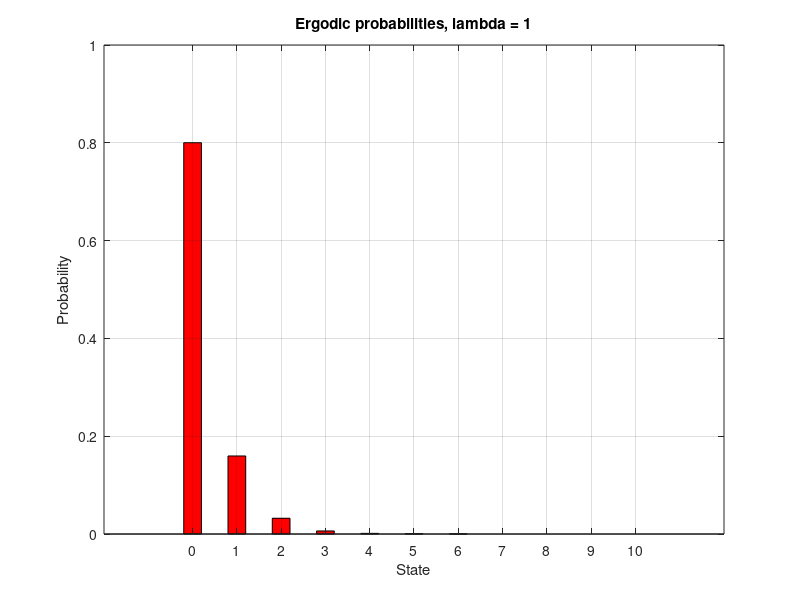
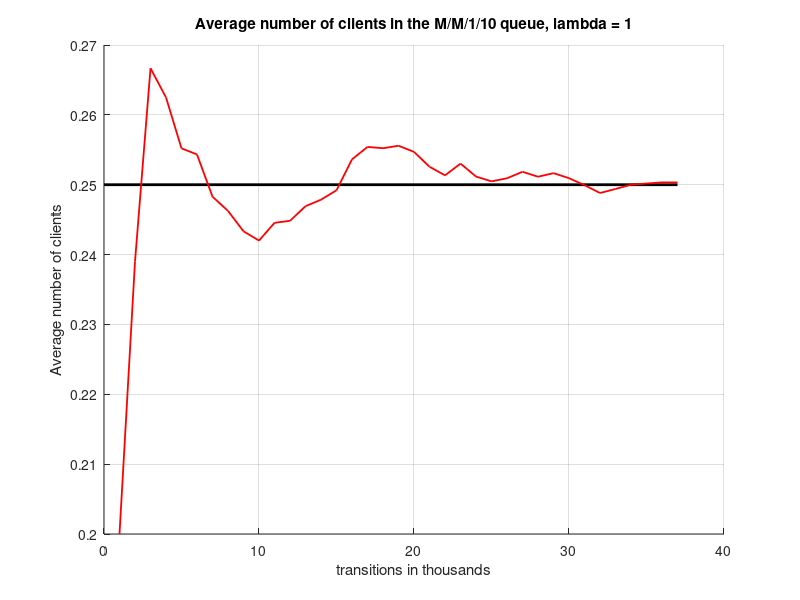
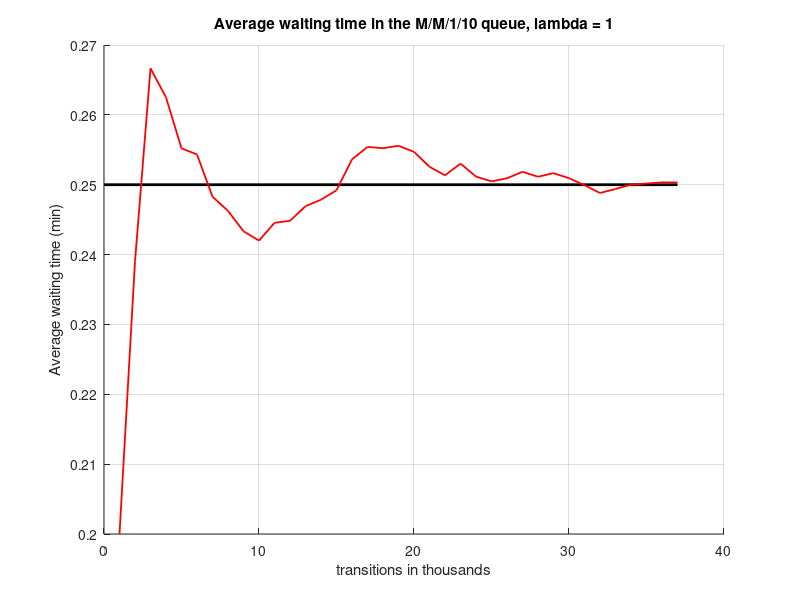
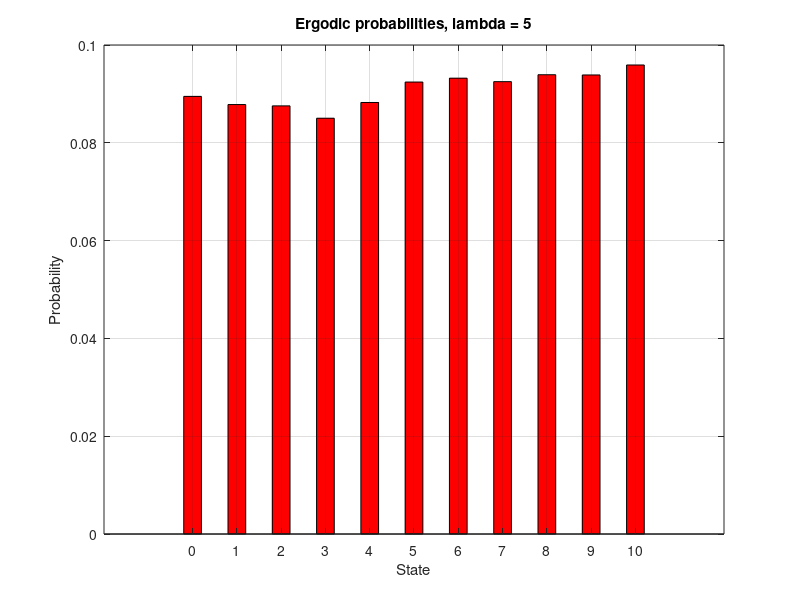

Write MATLAB code to recreate these figures, in order.
% M/M/1/10 simulation. We will find the probabilities of the first states.
% Note: Due to ergodicity, every state has a probability >0.
pkg load queueing;
clc;
clear all;
close all;
nfig = 0;

if !(exist("images","dir") == 7)
  mkdir "images";
endif

lambdas = [1,5,10];

capacity = 10;
accuracy = 0.00001;
total_transitions = 1000000;


for iteration = 1:3
  rand("seed",1);
  fd = fopen(strcat("images/trace",num2str(iteration),".txt"),"w");
  arrivals = zeros(1,capacity+1);
  P = zeros(1,capacity+1);
  to_plot = 0;
  to_plot_mean_time = 0;
  total_arrivals = 0; % to measure the total number of arrivals
  current_state = 0;  % holds the current state of the system
  previous_mean_clients = 0; % will help in the convergence test
  index = 0;
  
  lambda = lambdas(iteration); 
  mu = 5;
  threshold = lambda/(lambda + mu); % the threshold used to calculate probabilities
  
  transitions = 0; % holds the transitions of the simulation in transitions steps
  
  while transitions >= 0
    transitions = transitions + 1; % one more transitions step
    
    if mod(transitions,1000) == 0 % check for convergence every 1000 transitions steps
      index = index + 1;
      for i=1:1:length(arrivals)
          P(i) = arrivals(i)/total_arrivals; % calculate the probability of every state in the system
      endfor
      
      mean_clients = 0; % calculate the mean number of clients in the system
      for i=1:1:length(arrivals)
         mean_clients = mean_clients + (i-1).*P(i);
      endfor
      
      to_plot(index) = mean_clients;
      to_plot_mean_time(index) = mean_clients/(lambda*(1-P(capacity+1)));
      
      if abs(mean_clients - previous_mean_clients) < accuracy || transitions > total_transitions % convergence test
        break;
      endif
      
      previous_mean_clients = mean_clients;
      
    endif
    
    random_number = rand(1); % generate a random number (Uniform distribution)
    if current_state == 0 || random_number < threshold % arrival
      if current_state <= capacity % not full system
        total_arrivals = total_arrivals + 1;
        if transitions <= 30
          fprintf(fd, "%02d. State %2d | Arrival   | %d Arrivals\n", transitions, current_state, arrivals(current_state+1));
        endif
        arrivals(current_state + 1) = arrivals(current_state + 1) + 1; 
        if current_state < capacity
          current_state = current_state + 1;
        endif
      endif
    else % departure
      if current_state != 0 % no departure from an empty system
        if transitions <= 30
          fprintf(fd, "%02d. State %2d | Departure | %d Arrivals\n", transitions, current_state, arrivals(current_state+1));
        endif 
        current_state = current_state - 1; 
      endif
    endif
  endwhile

  fclose(fd);
  
  fd = fopen(strcat("images/prob",num2str(iteration),".txt"),"w");
  for i=1:1:length(arrivals)
    fprintf(fd,"P(%d) = %f%%\n",i-1,100*P(i));
  endfor
  fclose(fd);
  
  fd = fopen(strcat("images/pblocking",num2str(iteration),".txt"),"w");
  fprintf(fd,"P[blocking] = P[%d] = %f%%",capacity,100*P(capacity));
  fclose(fd);
  
  nfig=nfig+1; figure(nfig);
  x = 0:10;
  bar(x,P,'r',0.4);
  grid on;
  title(strcat("Ergodic probabilities, lambda = ",{" "},num2str(lambda)));
  xlabel("State");
  ylabel("Probability");
  saveas(nfig,strcat("images/prob",num2str(iteration),".png"));
  
  [dummy,response_time,average_requests] = qsmmmk(lambda,mu,1,10);
  
  nfig=nfig+1; figure(nfig);
  hold on;
  line([0,transitions/1000],[average_requests,average_requests],"color","black","linewidth",2);
  plot(to_plot,"r","linewidth",1.3);
  hold off;
  grid on;
  title(strcat("Average number of clients in the M/M/1/10 queue, lambda = ",{" "},num2str(lambda)));
##  if iteration == 2
##    ylim([3.4,7]);
##  endif
  xlabel("transitions in thousands");
  ylabel("Average number of clients");
  saveas(nfig,strcat("images/clients",num2str(iteration),".png"));
  
  nfig=nfig+1; figure(nfig);
  hold on;
  line([0,transitions/1000],[response_time,response_time],"color","black","linewidth",2);
  plot(to_plot_mean_time,"r","linewidth",1.3);
  hold off;
  grid on;
  title(strcat("Average waiting time in the M/M/1/10 queue, lambda = ",{" "},num2str(lambda)));
##  if iteration == 2
##    ylim([0.5,1.7]);  
##  endif
  xlabel("transitions in thousands");
  ylabel("Average waiting time (min)");
  saveas(nfig,strcat("images/time",num2str(iteration),".png"));
endfor